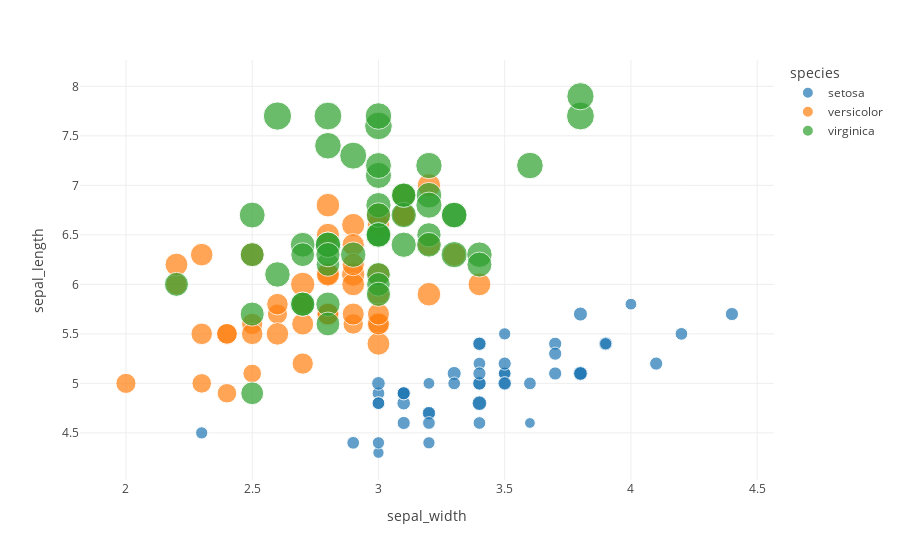

Notebook source saved alongside this figure:
### Code cell
px.scatter(iris, x = "sepal_width", y = "sepal_length", color = "species", size = "petal_length", hover_data
           =['petal_width'], template = "gridon")

### Figure 1 — Plotly figure (JSON) as saved in the notebook; plotly's stock layout.template omitted (floating-point values rounded to 4 significant figures)
{"data": [{"customdata": [[0.2], [0.2], [0.2], [0.2], [0.2], [0.4], [0.3], [0.2], [0.2], [0.1], [0.2], [0.2], [0.1], [0.1], [0.2], [0.4], [0.4], [0.3], [0.3], [0.3], [0.2], [0.4], [0.2], [0.5], [0.2], [0.2], [0.4], [0.2], [0.2], [0.2], [0.2], [0.4], [0.1], [0.2], [0.1], [0.2], [0.2], [0.1], [0.2], [0.2], [0.3], [0.3], [0.2], [0.6], [0.4], [0.3], [0.2], [0.2], [0.2], [0.2]], "hovertemplate": "species=setosa<br>sepal_width=%{x}<br>sepal_length=%{y}<br>petal_length=%{marker.size}<br>petal_width=%{customdata[0]}<extra></extra>", "legendgroup": "setosa", "marker": {"color": "#1F77B4", "size": [1.4, 1.4, 1.3, 1.5, 1.4, 1.7, 1.4, 1.5, 1.4, 1.5, 1.5, 1.6, 1.4, 1.1, 1.2, 1.5, 1.3, 1.4, 1.7, 1.5, 1.7, 1.5, 1, 1.7, 1.9, 1.6, 1.6, 1.5, 1.4, 1.6, 1.6, 1.5, 1.5, 1.4, 1.5, 1.2, 1.3, 1.5, 1.3, 1.5, 1.3, 1.3, 1.3, 1.6, 1.9, 1.4, 1.6, 1.4, 1.5, 1.4], "sizemode": "area", "sizeref": 0.01725, "symbol": "circle"}, "mode": "markers", "name": "setosa", "orientation": "v", "showlegend": true, "type": "scatter", "x": [3.5, 3, 3.2, 3.1, 3.6, 3.9, 3.4, 3.4, 2.9, 3.1, 3.7, 3.4, 3, 3, 4, 4.4, 3.9, 3.5, 3.8, 3.8, 3.4, 3.7, 3.6, 3.3, 3.4, 3, 3.4, 3.5, 3.4, 3.2, 3.1, 3.4, 4.1, 4.2, 3.1, 3.2, 3.5, 3.1, 3, 3.4, 3.5, 2.3, 3.2, 3.5, 3.8, 3, 3.8, 3.2, 3.7, 3.3], "xaxis": "x", "y": [5.1, 4.9, 4.7, 4.6, 5, 5.4, 4.6, 5, 4.4, 4.9, 5.4, 4.8, 4.8, 4.3, 5.8, 5.7, 5.4, 5.1, 5.7, 5.1, 5.4, 5.1, 4.6, 5.1, 4.8, 5, 5, 5.2, 5.2, 4.7, 4.8, 5.4, 5.2, 5.5, 4.9, 5, 5.5, 4.9, 4.4, 5.1, 5, 4.5, 4.4, 5, 5.1, 4.8, 5.1, 4.6, 5.3, 5], "yaxis": "y"}, {"customdata": [[1.4], [1.5], [1.5], [1.3], [1.5], [1.3], [1.6], [1], [1.3], [1.4], [1], [1.5], [1], [1.4], [1.3], [1.4], [1.5], [1], [1.5], [1.1], [1.8], [1.3], [1.5], [1.2], [1.3], [1.4], [1.4], [1.7], [1.5], [1], [1.1], [1], [1.2], [1.6], [1.5], [1.6], [1.5], [1.3], [1.3], [1.3], [1.2], [1.4], [1.2], [1], [1.3], [1.2], [1.3], [1.3], [1.1], [1.3]], "hovertemplate": "species=versicolor<br>sepal_width=%{x}<br>sepal_length=%{y}<br>petal_length=%{marker.size}<br>petal_width=%{customdata[0]}<extra></extra>", "legendgroup": "versicolor", "marker": {"color": "#FF7F0E", "size": [4.7, 4.5, 4.9, 4, 4.6, 4.5, 4.7, 3.3, 4.6, 3.9, 3.5, 4.2, 4, 4.7, 3.6, 4.4, 4.5, 4.1, 4.5, 3.9, 4.8, 4, 4.9, 4.7, 4.3, 4.4, 4.8, 5, 4.5, 3.5, 3.8, 3.7, 3.9, 5.1, 4.5, 4.5, 4.7, 4.4, 4.1, 4, 4.4, 4.6, 4, 3.3, 4.2, 4.2, 4.2, 4.3, 3, 4.1], "sizemode": "area", "sizeref": 0.01725, "symbol": "circle"}, "mode": "markers", "name": "versicolor", "orientation": "v", "showlegend": true, "type": "scatter", "x": [3.2, 3.2, 3.1, 2.3, 2.8, 2.8, 3.3, 2.4, 2.9, 2.7, 2, 3, 2.2, 2.9, 2.9, 3.1, 3, 2.7, 2.2, 2.5, 3.2, 2.8, 2.5, 2.8, 2.9, 3, 2.8, 3, 2.9, 2.6, 2.4, 2.4, 2.7, 2.7, 3, 3.4, 3.1, 2.3, 3, 2.5, 2.6, 3, 2.6, 2.3, 2.7, 3, 2.9, 2.9, 2.5, 2.8], "xaxis": "x", "y": [7, 6.4, 6.9, 5.5, 6.5, 5.7, 6.3, 4.9, 6.6, 5.2, 5, 5.9, 6, 6.1, 5.6, 6.7, 5.6, 5.8, 6.2, 5.6, 5.9, 6.1, 6.3, 6.1, 6.4, 6.6, 6.8, 6.7, 6, 5.7, 5.5, 5.5, 5.8, 6, 5.4, 6, 6.7, 6.3, 5.6, 5.5, 5.5, 6.1, 5.8, 5, 5.6, 5.7, 5.7, 6.2, 5.1, 5.7], "yaxis": "y"}, {"customdata": [[2.5], [1.9], [2.1], [1.8], [2.2], [2.1], [1.7], [1.8], [1.8], [2.5], [2], [1.9], [2.1], [2], [2.4], [2.3], [1.8], [2.2], [2.3], [1.5], [2.3], [2], [2], [1.8], [2.1], [1.8], [1.8], [1.8], [2.1], [1.6], [1.9], [2], [2.2], [1.5], [1.4], [2.3], [2.4], [1.8], [1.8], [2.1], [2.4], [2.3], [1.9], [2.3], [2.5], [2.3], [1.9], [2], [2.3], [1.8]], "hovertemplate": "species=virginica<br>sepal_width=%{x}<br>sepal_length=%{y}<br>petal_length=%{marker.size}<br>petal_width=%{customdata[0]}<extra></extra>", "legendgroup": "virginica", "marker": {"color": "#2CA02C", "size": [6, 5.1, 5.9, 5.6, 5.8, 6.6, 4.5, 6.3, 5.8, 6.1, 5.1, 5.3, 5.5, 5, 5.1, 5.3, 5.5, 6.7, 6.9, 5, 5.7, 4.9, 6.7, 4.9, 5.7, 6, 4.8, 4.9, 5.6, 5.8, 6.1, 6.4, 5.6, 5.1, 5.6, 6.1, 5.6, 5.5, 4.8, 5.4, 5.6, 5.1, 5.1, 5.9, 5.7, 5.2, 5, 5.2, 5.4, 5.1], "sizemode": "area", "sizeref": 0.01725, "symbol": "circle"}, "mode": "markers", "name": "virginica", "orientation": "v", "showlegend": true, "type": "scatter", "x": [3.3, 2.7, 3, 2.9, 3, 3, 2.5, 2.9, 2.5, 3.6, 3.2, 2.7, 3, 2.5, 2.8, 3.2, 3, 3.8, 2.6, 2.2, 3.2, 2.8, 2.8, 2.7, 3.3, 3.2, 2.8, 3, 2.8, 3, 2.8, 3.8, 2.8, 2.8, 2.6, 3, 3.4, 3.1, 3, 3.1, 3.1, 3.1, 2.7, 3.2, 3.3, 3, 2.5, 3, 3.4, 3], "xaxis": "x", "y": [6.3, 5.8, 7.1, 6.3, 6.5, 7.6, 4.9, 7.3, 6.7, 7.2, 6.5, 6.4, 6.8, 5.7, 5.8, 6.4, 6.5, 7.7, 7.7, 6, 6.9, 5.6, 7.7, 6.3, 6.7, 7.2, 6.2, 6.1, 6.4, 7.2, 7.4, 7.9, 6.4, 6.3, 6.1, 7.7, 6.3, 6.4, 6, 6.9, 6.7, 6.9, 5.8, 6.8, 6.7, 6.7, 6.3, 6.5, 6.2, 5.9], "yaxis": "y"}], "layout": {"autosize": true, "legend": {"itemsizing": "constant", "title": {"text": "species"}, "tracegroupgap": 0}, "margin": {"t": 60}, "xaxis": {"anchor": "y", "autorange": true, "domain": [0, 1], "range": [1.829, 4.559], "title": {"text": "sepal_width"}, "type": "linear"}, "yaxis": {"anchor": "x", "autorange": true, "domain": [0, 1], "range": [3.947, 8.435], "title": {"text": "sepal_length"}, "type": "linear"}}}
